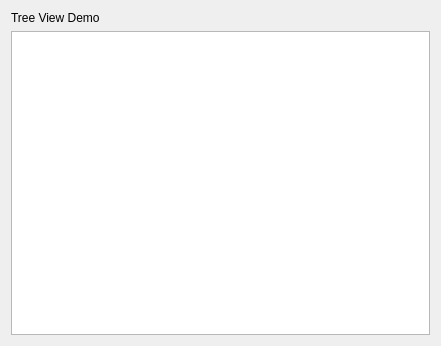
<?xml version="1.0" encoding="UTF-8"?>
<ui version="4.0">
 <class>TreeViewDemo</class>
 <widget class="QWidget" name="TreeViewDemo">
  <property name="geometry">
   <rect>
    <x>0</x>
    <y>0</y>
    <width>441</width>
    <height>346</height>
   </rect>
  </property>
  <layout class="QVBoxLayout" name="verticalLayout">
   <item>
    <widget class="QLabel" name="label">
     <property name="text">
      <string>Tree View Demo</string>
     </property>
    </widget>
   </item>
   <item>
    <widget class="QTreeView" name="tree_view">
     <property name="alternatingRowColors">
      <bool>true</bool>
     </property>
     <property name="headerHidden">
      <bool>false</bool>
     </property>
    </widget>
   </item>
  </layout>
 </widget>
 <resources/>
 <connections/>
</ui>
